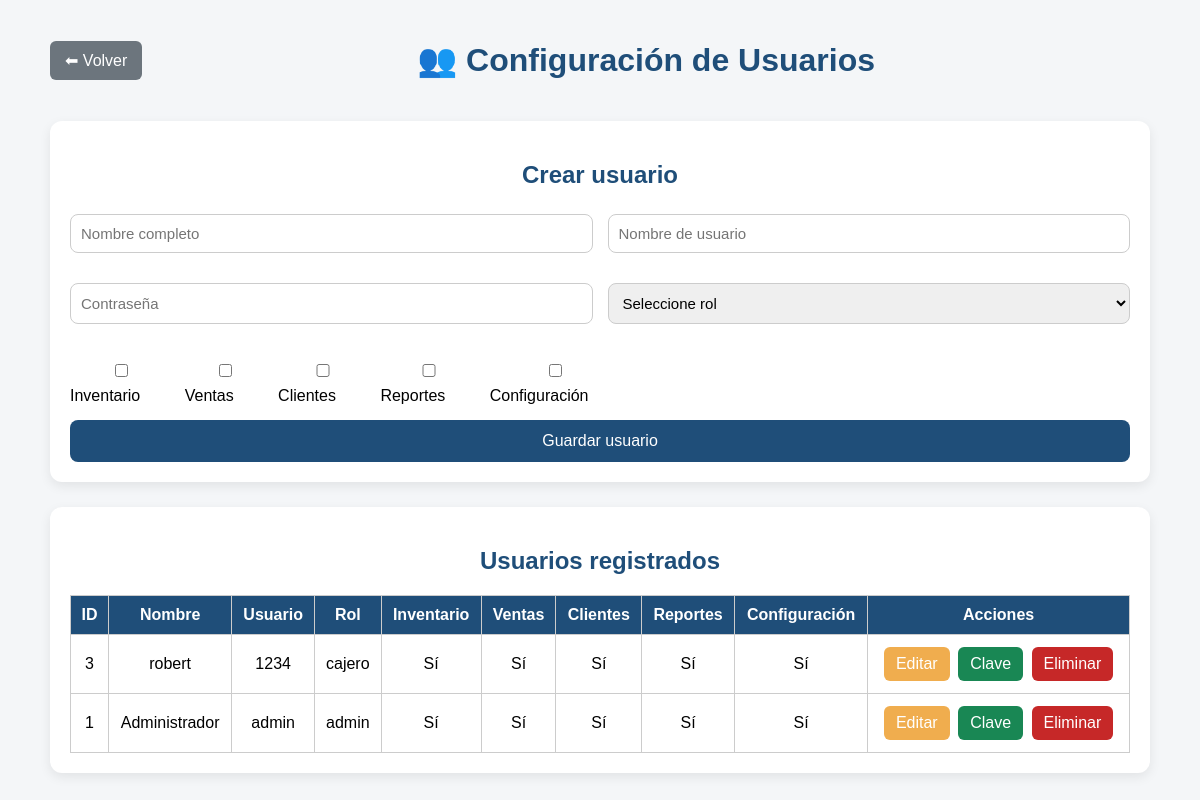
The app's page /configuracion/usuarios (signed in) with its own data.
### tables this page shows
CREATE TABLE usuarios (
            id INTEGER PRIMARY KEY AUTOINCREMENT,
            usuario TEXT NOT NULL UNIQUE,
            clave TEXT NOT NULL
        , nombre TEXT, rol TEXT DEFAULT 'cajero', permiso_inventario INTEGER DEFAULT 0, permiso_ventas INTEGER DEFAULT 0, permiso_clientes INTEGER DEFAULT 0, permiso_reportes INTEGER DEFAULT 0, permiso_configuracion INTEGER DEFAULT 0);

### app.py (the view, shortened to what this page needs)
@app.route("/configuracion/usuarios", methods=["GET", "POST"])
def configuracion_usuarios():
    if "usuario" not in session:
        return redirect(url_for("login"))
    if session.get("permiso_configuracion") != 1 and session.get("rol") != "admin":
        return "No tienes permiso para acceder a Configuración"
    conexion = sqlite3.connect("pos.db")
    cursor = conexion.cursor()
    mensaje = ""
    cursor.execute("""
        SELECT id, nombre, usuario, rol,
               permiso_inventario, permiso_ventas,
               permiso_clientes, permiso_reportes,
               permiso_configuracion
        FROM usuarios
        ORDER BY id DESC
    """)
    usuarios = cursor.fetchall()
    conexion.close()
    return render_template("configuracion_usuarios.html", usuarios=usuarios, mensaje=mensaje)

### templates/configuracion_usuarios.html (shortened to what this page needs)
<!DOCTYPE html>
<html lang="es">
<head>
    <link rel="stylesheet" href="{{ url_for('static', filename='style.css') }}">
</head>
<body>
    <div class="contenedor">
        <div class="top">
            <a class="volver" href="{{ url_for('configuracion') }}" target="contenido">⬅ Volver</a>
            <h1>👥 Configuración de Usuarios</h1>
        </div>
        <div class="bloque">
            <h2>Crear usuario</h2>
            <form method="POST">
                <input type="text" name="nombre" placeholder="Nombre completo" required>
                <input type="text" name="usuario" placeholder="Nombre de usuario" required>
                <input type="password" name="clave" placeholder="Contraseña" required>
                <select name="rol" required>
                    <option value="">Seleccione rol</option>
                </select>
                <div class="permisos">
                    <label><input type="checkbox" name="permiso_inventario"> Inventario</label>
                    <label><input type="checkbox" name="permiso_ventas"> Ventas</label>
                    <label><input type="checkbox" name="permiso_clientes"> Clientes</label>
                    <label><input type="checkbox" name="permiso_reportes"> Reportes</label>
                    <label><input type="checkbox" name="permiso_configuracion"> Configuración</label>
                </div>
                <button type="submit">Guardar usuario</button>
            </form>
        </div>
        <div class="bloque">
            <h2>Usuarios registrados</h2>
            <table>
                <tr>
                    <th>ID</th>
                    <th>Nombre</th>
                    <th>Usuario</th>
                    <th>Rol</th>
                    <th>Inventario</th>
                    <th>Ventas</th>
                    <th>Clientes</th>
                    <th>Reportes</th>
                    <th>Configuración</th>
                    <th>Acciones</th>
                </tr>
                {% for u in usuarios %}
                <tr>
                    <td>{{ u[0] }}</td>
                    <td>{{ u[1] }}</td>
                    <td>{{ u[2] }}</td>
                    <td>{{ u[3] }}</td>
                    <td>{{ "Sí" if u[4] == 1 else "No" }}</td>
                    <td>{{ "Sí" if u[5] == 1 else "No" }}</td>
                    <td>{{ "Sí" if u[6] == 1 else "No" }}</td>
                    <td>{{ "Sí" if u[7] == 1 else "No" }}</td>
                    <td>{{ "Sí" if u[8] == 1 else "No" }}</td>
                    <td>
                        <a class="btn-editar" href="{{ url_for('editar_usuario', id=u[0]) }}" target="contenido">Editar</a>
                        <a class="btn-clave" href="{{ url_for('cambiar_clave', id=u[0]) }}" target="contenido">Clave</a>
                        <a class="btn-eliminar"
                           href="{{ url_for('eliminar_usuario', id=u[0]) }}"
                           onclick="return confirm('¿Deseas eliminar este usuario?')">
                           Eliminar
                        </a>
                    </td>
                </tr>
                {% endfor %}
            </table>
        </div>
    </div>
</body>
</html>

### static/img/style.css (style rules this page uses)
body { font-family:Arial; background:#f4f6f8; margin:0; padding:20px; }
.contenedor { width:95%; max-width:1200px; margin:auto; }
h1 { text-align:center; color:#1f4e79; }
input, select, textarea { width:100%; padding:10px; margin-top:5px; margin-bottom:10px; box-sizing:border-box; }
button { background:#1f4e79; color:white; border:none; padding:10px 15px; border-radius:6px; cursor:pointer; }
table { width:100%; border-collapse:collapse; overflow-x:auto; }
th, td { border:1px solid #ccc; padding:8px; text-align:left; }

### templates/configuracion_usuarios.html (style rules this page uses)
body { font-family:Arial; background:#f4f6f8; margin:0; padding:20px; }
.contenedor { max-width:1100px; margin:auto; }
.bloque { background:white; padding:20px; border-radius:12px; box-shadow:0 4px 12px rgba(0,0,0,0.08); margin-bottom:25px; }
h1, h2 { text-align:center; color:#1f4e79; }
.top { display:flex; justify-content:space-between; align-items:center; margin-bottom:20px; }
.volver { display:inline-block; background:#6c757d; color:white; padding:10px 15px; text-decoration:none; border-radius:6px; }
form { display:grid; grid-template-columns:repeat(2, 1fr); gap:15px; }
input, select { padding:10px; border:1px solid #ccc; border-radius:8px; font-size:15px; }
.permisos { grid-column:1 / -1; display:flex; flex-wrap:wrap; gap:20px; padding-top:10px; }
button { grid-column:1 / -1; padding:12px; background:#1f4e79; color:white; border:none; border-radius:8px; cursor:pointer; font-size:16px; }
table { width:100%; border-collapse:collapse; margin-top:15px; }
th, td { border:1px solid #ccc; padding:10px; text-align:center; }
th { background:#1f4e79; color:white; }
.btn-editar { background:#f0ad4e; color:white; padding:8px 12px; text-decoration:none; border-radius:6px; display:inline-block; margin:2px; }
.btn-clave { background:#198754; color:white; padding:8px 12px; text-decoration:none; border-radius:6px; display:inline-block; margin:2px; }
.btn-eliminar { background:#c62828; color:white; padding:8px 12px; text-decoration:none; border-radius:6px; display:inline-block; margin:2px; }

### records on screen
usuarios: id "3", nombre "robert", usuario "1234", rol "cajero", permiso_inventario "Sí", permiso_ventas "Sí", permiso_clientes "Sí", permiso_reportes "Sí", permiso_configuracion "Sí"
usuarios: id "1", nombre "Administrador", usuario "admin", rol "admin", permiso_inventario "Sí", permiso_ventas "Sí", permiso_clientes "Sí", permiso_reportes "Sí", permiso_configuracion "Sí"
